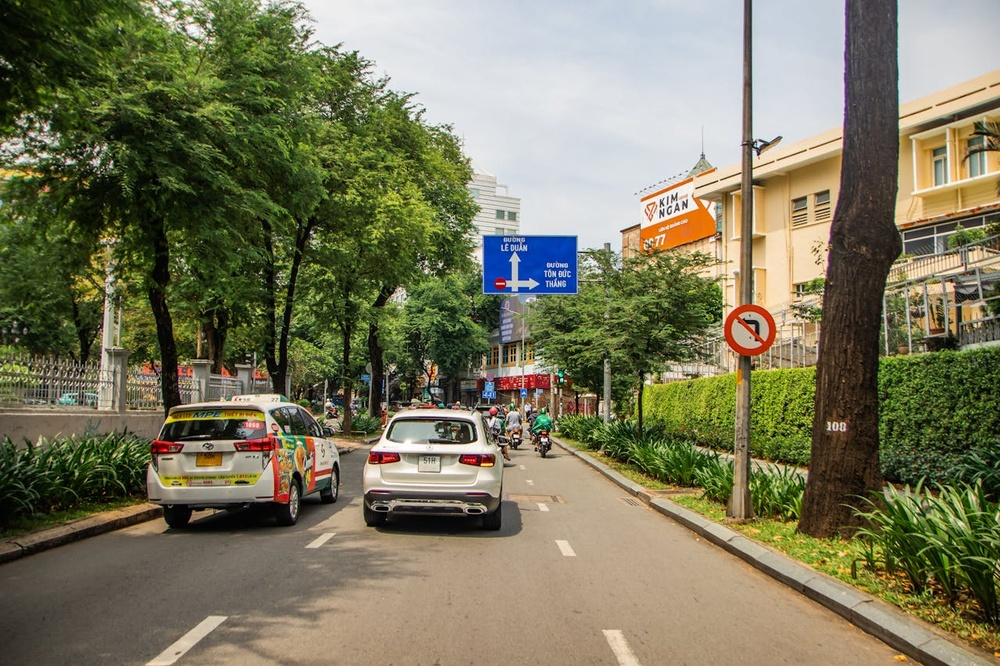
#> input picture M2 - Visionary AI I/L4 - Edge Detection & Filtering/example.jpg, 1000 x 666 px, shrunk from 1280 x 853 before the run, found by its file name
$ python activity1.py   (older library calls are emulated)
#> lines starting #> are read from the running program, lines starting #| are printed output that depends on the picture
import cv2
import numpy as np
import matplotlib.pyplot as plt

"""Utility function to display an image"""
def display_image(title, image):
    plt.figure(figsize=(8,8))
    if len(image.shape) == 2:
        plt.imshow(image, cmap='gray')
    else:
        plt.imshow(cv2.cvtColor(image, cv2.COLOR_BGR2RGB))
    plt.title(title)
    plt.axis("off")
    plt.show()

"""Interactive activity for edge detection and filtering"""
def interactive_edge_detection(image_path):
    image = cv2.imread(image_path)
#> image is the input picture: shape (666, 1000, 3); mean B, G, R 92.7, 120, 122.2
    if image is None:
        print("Error: Image not found!")
        return

    # Convert to grayscale
    gray_image = cv2.cvtColor(image, cv2.COLOR_BGR2GRAY)
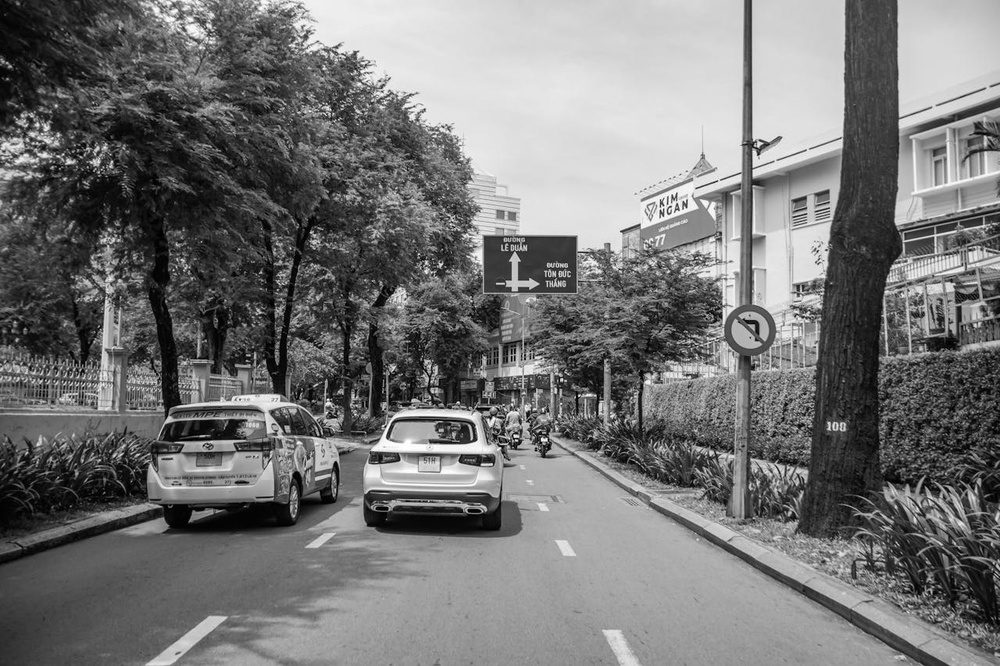
#> gray_image: shape (666, 1000); min 0, max 255, mean 117.5
    display_image("Original Grayscale Image", gray_image)

    print("Select an option: ")
    print("1. Sobel Edge Detection")
    print("2. Canny Edge Detection")
    print("3. Laplacian Edge Detection")
    print("4. Gaussian Smoothing")
    print("5. Median Filtering")
    print("6. Exit")

    while True:
        choice = input("Enter your choice (1-6): ")

        # SOBEL EDGE DETECTION
        if choice == "1":
            sobel_x = cv2.Sobel(gray_image, cv2.CV_64F, 1, 0, ksize=3)
            sobel_y = cv2.Sobel(gray_image, cv2.CV_64F, 0, 1, ksize=3)
            combined_sobel = cv2.bitwise_or(sobel_x.astype(np.uint8), sobel_y.astype(np.uint8))

            # 1. Take absolute value and convert to uint8 safely
            # abs_sobel_x = cv2.convertScaleAbs(sobel_x)
            # abs_sobel_y = cv2.convertScaleAbs(sobel_y)

            # 2. Blend them together accurately
            # combined_sobel = cv2.addWeighted(abs_sobel_x, 0.5, abs_sobel_y, 0.5, 0)
            display_image("Sobel Edge Detection", combined_sobel)

        # CANNY EDGE DETECTION
        elif choice == "2":
            print("Adjust thresholds for Canny (default: 100 and 200)")
            lower_threshold = int(input("Enter lower threshold: "))
            upper_threshold = int(input("Enter upper threshold: "))
            edges = cv2.Canny(gray_image, lower_threshold, upper_threshold)
            display_image("Canny Edge Detection", edges)

        # LAPLACIAN EDGE DETECTION
        elif choice == "3":
            laplacian = cv2.Laplacian(gray_image, cv2.CV_64F)
            display_image("Laplacian Edge Detection", np.abs(laplacian).astype(np.uint8))

        # GAUSSIAN SMOOTHING
        elif choice == "4":
            print("Adjust kernel size for Gaussian blur (must be odd, default: 5)")
            kernel_size = int(input("Enter kernel size(odd number): "))
            blurred = cv2.GaussianBlur(image, (kernel_size, kernel_size), 0)
            display_image("Gaussian Smoothed Image", blurred)

        # MEDIAN FILTERING
        elif choice == "5":
            print("Adjust kernel size for Median Filtering (must be odd, default: 5)")
            kernel_size = int(input("Enter kernel size(odd number): "))
            median_filtered = cv2.medianBlur(image, kernel_size)
            display_image("Median Filtered Image", median_filtered)

        elif choice == "6":
            print("Exiting...")
            break

        else:
            print("Invalid choice. Please select a number between 1 and 6.")
#> this loop made 7 passes; the answer given on pass 1: 1
#> pass 1, in interactive_edge_detection, `sobel_x = cv2.Sobel(gray_image, cv2.CV_64F, 1, 0, ksize=3)`:
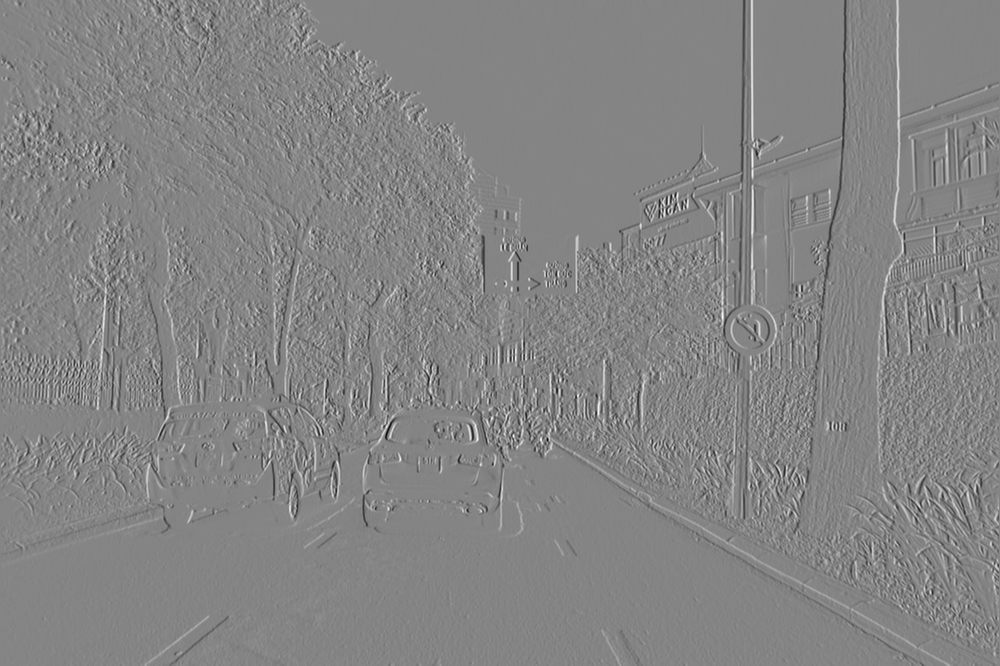
#> sobel_x: shape (666, 1000) float64; min -923, max 853, mean 0.3; drawn with min black and max white
#> pass 1, in interactive_edge_detection, `sobel_y = cv2.Sobel(gray_image, cv2.CV_64F, 0, 1, ksize=3)`:
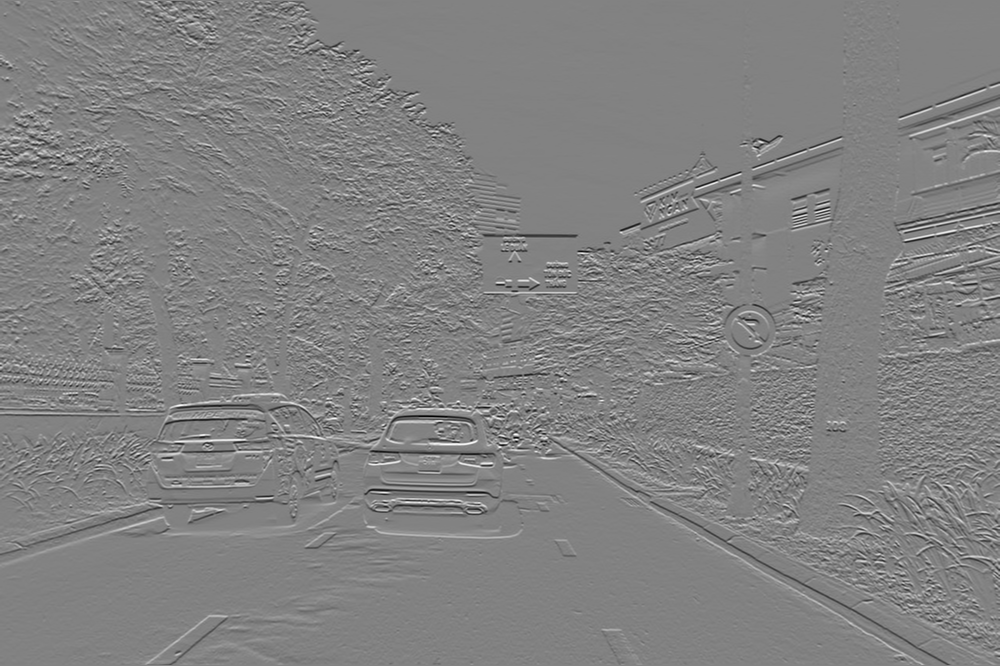
#> sobel_y: shape (666, 1000) float64; min -857, max 824, mean -0.5; drawn with min black and max white
#> pass 1, in interactive_edge_detection, `combined_sobel = cv2.bitwise_or(sobel_x.astype(np.uint8), sobel_y.asty..`:
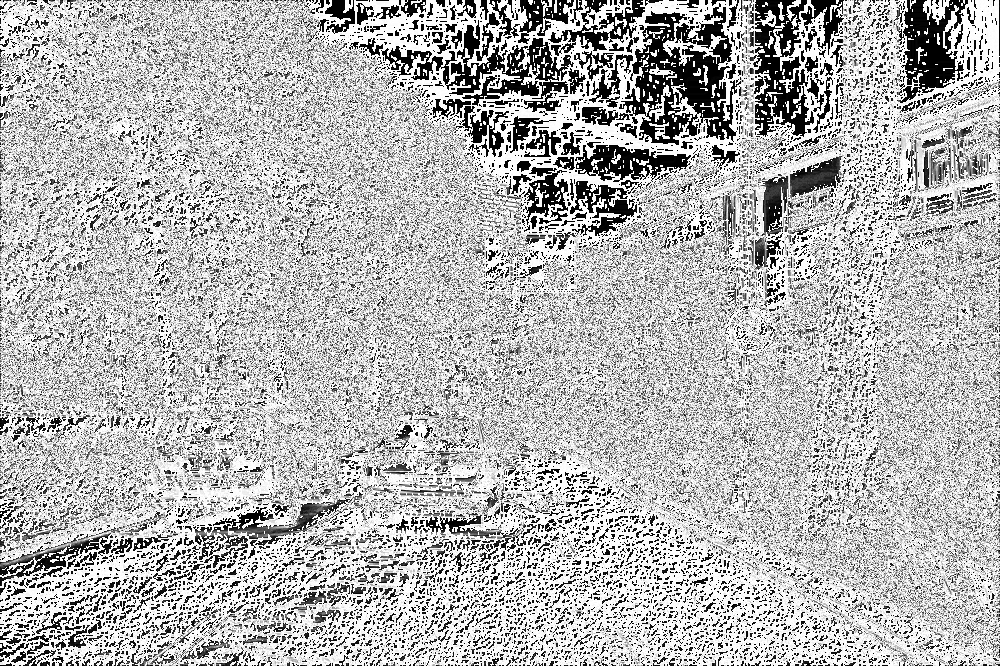
#> combined_sobel: shape (666, 1000); min 0, max 255, mean 180.6


#> (the run stopped early here; a loop or call above may not have finished)
